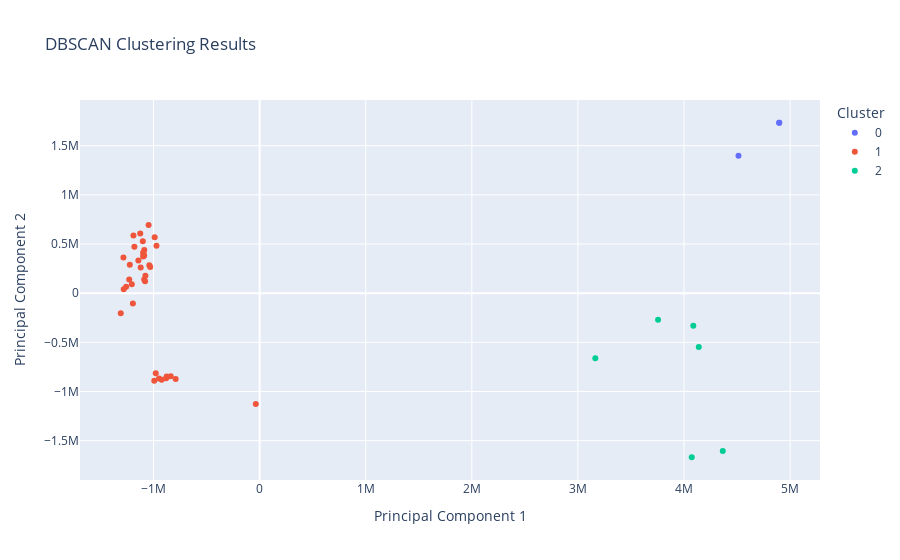

Here is the notebook cell this chart was saved with:
### Markdown cell above
dbscan for the new dataset

### Code cell
from src.StreamPort.ml.MachineLearningEngine import MachineLearningEngine
from src.StreamPort.ml.MachineLearningProcessingSettings import  MakeModelDBSCANSKL

import numpy as np
import pandas as pd
from sklearn.cluster import DBSCAN
from sklearn.decomposition import PCA
import plotly.express as px

# Creates an empty MachineLearningEngine object and prints it
path = 'feature_list.csv'
engine = MachineLearningEngine()
engine.add_analyses_from_csv(path)

class_path = 'feature_metadata.csv'
engine.add_classes_from_csv(class_path)

engine.print()

data = engine.get_data()
mean = np.mean(data, axis=0)
data = data - mean

pca = PCA(n_components=2)
data_2d = pca.fit_transform(data)
print("Reduced data shape:", data_2d.shape)

# Experiment with DBSCAN parameters
eps = 1.5E6  # Adjust based on the k-distance plot
min_samples = 3  # Adjust based on your data

dbscan = DBSCAN(eps=eps, min_samples=min_samples)
dbscan.fit(data_2d)

labels = dbscan.labels_

# Analyze the clusters
n_clusters_ = len(set(labels)) - (1 if -1 in labels else 0)
n_noise_ = list(labels).count(-1)
print("Estimated number of clusters: %d" % n_clusters_)
print("Estimated number of noise points: %d" % n_noise_)

# Create a DataFrame for Plotly
df = pd.DataFrame(data_2d, columns=['PC1', 'PC2'])
df['Cluster'] = labels.astype(str)  # Convert to string for categorical coloring

# Plot the results using Plotly
fig = px.scatter(df, x='PC1', y='PC2', color='Cluster', title='DBSCAN Clustering Results',
                 labels={'PC1': 'Principal Component 1', 'PC2': 'Principal Component 2'})

fig.show()

### Figure 1 — Plotly figure (JSON) as saved in the notebook; plotly's stock layout.template omitted (floating-point values rounded to 4 significant figures)
{"data": [{"hovertemplate": "Cluster=0<br>Principal Component 1=%{x}<br>Principal Component 2=%{y}<extra></extra>", "legendgroup": "0", "marker": {"color": "#636efa", "symbol": "circle"}, "mode": "markers", "name": "0", "orientation": "v", "showlegend": true, "type": "scatter", "x": [4898000.0, 4897000.0, 4513000.0], "xaxis": "x", "y": [1734000.0, 1733000.0, 1399000.0], "yaxis": "y"}, {"hovertemplate": "Cluster=1<br>Principal Component 1=%{x}<br>Principal Component 2=%{y}<extra></extra>", "legendgroup": "1", "marker": {"color": "#EF553B", "symbol": "circle"}, "mode": "markers", "name": "1", "orientation": "v", "showlegend": true, "type": "scatter", "x": [-1039000.0, -1080000.0, -1309000.0, -992800.0, -1031000.0, -1088000.0, -1195000.0, -923200.0, -1087000.0, -1121000.0, -1281000.0, -978800.0, -972200.0, -1088000.0, -1258000.0, -948000.0, -989100.0, -1092000.0, -1205000.0, -880500.0, -1101000.0, -1098000.0, -1077000.0, -35810.0, -1125000.0, -1180000.0, -1223000.0, -791200.0, -1046000.0, -1189000.0, -1284000.0, -876100.0, -1098000.0, -1143000.0, -1229000.0, -837700.0], "xaxis": "x", "y": [285700.0, 122200.0, -204000.0, -889500.0, 267000.0, 139200.0, -104500.0, -880500.0, 438600.0, 263100.0, 40650.0, -812900.0, 483600.0, 381300.0, 66840.0, -866000.0, 570100.0, 395700.0, 91820.0, -864000.0, 528500.0, 372400.0, 178100.0, -1126000.0, 608900.0, 473900.0, 288600.0, -871900.0, 693000.0, 587000.0, 362300.0, -846800.0, 413100.0, 332200.0, 139000.0, -844200.0], "yaxis": "y"}, {"hovertemplate": "Cluster=2<br>Principal Component 1=%{x}<br>Principal Component 2=%{y}<extra></extra>", "legendgroup": "2", "marker": {"color": "#00cc96", "symbol": "circle"}, "mode": "markers", "name": "2", "orientation": "v", "showlegend": true, "type": "scatter", "x": [4088000.0, 3756000.0, 3164000.0, 4073000.0, 4365000.0, 4139000.0], "xaxis": "x", "y": [-330000.0, -268800.0, -660600.0, -1668000.0, -1605000.0, -546100.0], "yaxis": "y"}], "layout": {"legend": {"title": {"text": "Cluster"}, "tracegroupgap": 0}, "title": {"text": "DBSCAN Clustering Results"}, "xaxis": {"anchor": "y", "domain": [0, 1], "title": {"text": "Principal Component 1"}}, "yaxis": {"anchor": "x", "domain": [0, 1], "title": {"text": "Principal Component 2"}}}}
